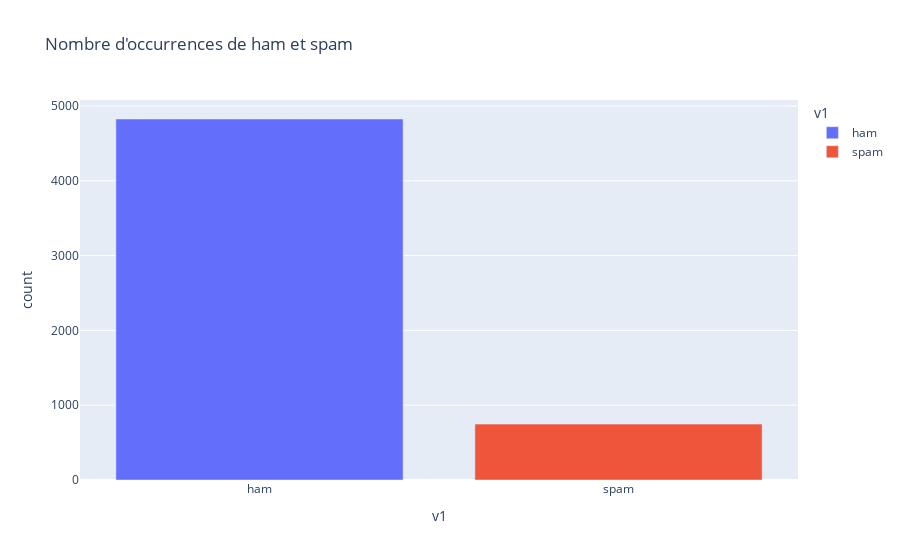

Here is the notebook cell this chart was saved with:
### Code cell
fig = px.bar(df_sum, x='v1', y='count', title='Nombre d\'occurrences de ham et spam', color='v1')

fig.show()

### Figure 1 — Plotly figure (JSON) as saved in the notebook; plotly's stock layout.template omitted (floating-point values rounded to 4 significant figures)
{"data": [{"hovertemplate": "v1=%{x}<br>count=%{y}<extra></extra>", "legendgroup": "ham", "marker": {"color": "#636efa", "pattern": {"shape": ""}}, "name": "ham", "orientation": "v", "showlegend": true, "textposition": "auto", "type": "bar", "x": ["ham"], "xaxis": "x", "y": [4825], "yaxis": "y"}, {"hovertemplate": "v1=%{x}<br>count=%{y}<extra></extra>", "legendgroup": "spam", "marker": {"color": "#EF553B", "pattern": {"shape": ""}}, "name": "spam", "orientation": "v", "showlegend": true, "textposition": "auto", "type": "bar", "x": ["spam"], "xaxis": "x", "y": [747], "yaxis": "y"}], "layout": {"barmode": "relative", "legend": {"title": {"text": "v1"}, "tracegroupgap": 0}, "title": {"text": "Nombre d'occurrences de ham et spam"}, "xaxis": {"anchor": "y", "categoryarray": ["ham", "spam"], "categoryorder": "array", "domain": [0, 1], "title": {"text": "v1"}}, "yaxis": {"anchor": "x", "domain": [0, 1], "title": {"text": "count"}}}}
